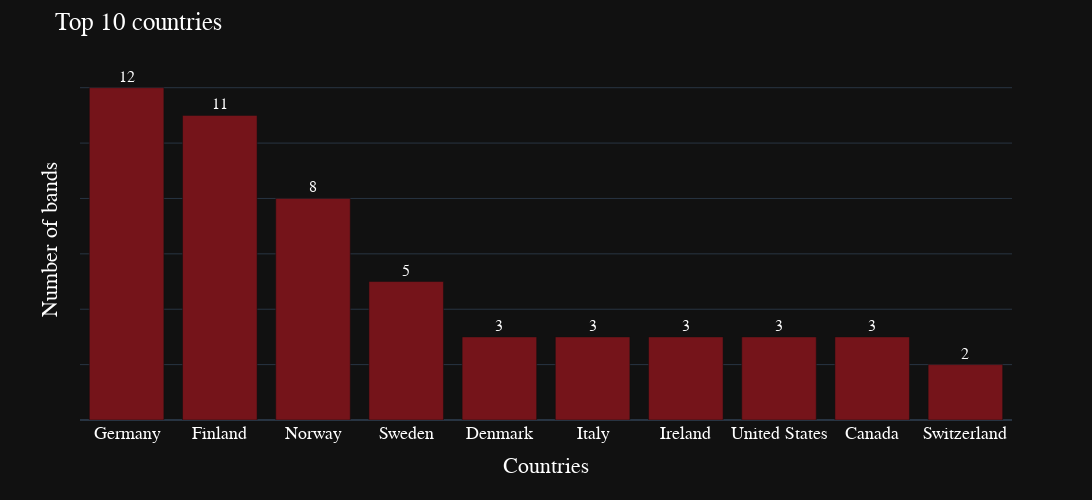

This figure's notebook cell:
### Markdown cell above
# Charts

### Code cell
fig = px.bar(data_frame = top_10_countries, x = 'Country', y = 'Band', text_auto = True,
                   template = 'plotly_dark', range_y = [0, 13])

fig.update_xaxes(categoryorder = 'total descending')
fig.update_yaxes(showticklabels = False)

fig.update_layout(
    title = {
        'text': "Top 10 countries"},
    xaxis_title = 'Countries',
    yaxis_title = 'Number of bands',
    width = 1200,
    height = 500,
    font_family="Arial",
    font_color="White",
    font = dict(size = 18),
    title_font_family="Arial",
    title_font_color= "White")

fig.update_traces(textposition = 'outside', textfont_size = 16, marker_color = '#75141a')

fig.show()

### Figure 1 — Plotly figure (JSON) as saved in the notebook; plotly's stock layout.template omitted (floating-point values rounded to 4 significant figures)
{"data": [{"alignmentgroup": "True", "hovertemplate": "Country=%{x}<br>Band=%{y}<extra></extra>", "legendgroup": "", "marker": {"color": "#75141a", "pattern": {"shape": ""}}, "name": "", "offsetgroup": "", "orientation": "v", "showlegend": false, "textfont": {"size": 16}, "textposition": "outside", "texttemplate": "%{y}", "type": "bar", "x": ["Germany", "Finland", "Norway", "Sweden", "Denmark", "Italy", "Ireland", "United States", "Canada", "Switzerland"], "xaxis": "x", "y": [12, 11, 8, 5, 3, 3, 3, 3, 3, 2], "yaxis": "y"}], "layout": {"barmode": "relative", "font": {"color": "White", "family": "Arial", "size": 18}, "height": 500, "legend": {"tracegroupgap": 0}, "margin": {"t": 60}, "title": {"font": {"color": "White", "family": "Arial"}, "text": "Top 10 countries"}, "width": 1200, "xaxis": {"anchor": "y", "categoryorder": "total descending", "domain": [0, 1], "title": {"text": "Countries"}}, "yaxis": {"anchor": "x", "domain": [0, 1], "range": [0, 13], "showticklabels": false, "title": {"text": "Number of bands"}}}}
